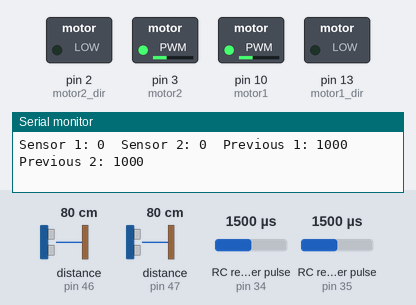
Bench run of a sketch on a simulated Arduino Mega 2560, built with avr-gcc and run on an emulated ATmega2560. On the bench: switched loads named in the sketch (green lamp = pin HIGH), the last lines printed to the serial monitor. Wiring (inferred from the names in the program): 2 × RC receiver channel: data pin 34 / data pin 35. Dashed ring = blinking. The inputs (shaded band) are chosen by the test bench; at power-on: distance to the obstacle (sensors on pin 46, pin 47) 80 cm, RC receiver pulse (sensors on pin 35, pin 34) 1500 µs. The echo pulse lasts 58.3 µs per cm.

Above: at 1.2 s.
1.3 s: distance to the obstacle (sensor on pin 46) set to 47 cm
2.8 s: distance to the obstacle (sensor on pin 46) set to 38 cm
At 3.6 s:
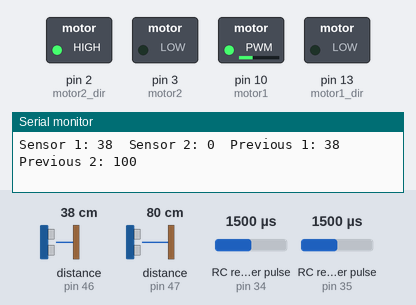
4.5 s: RC receiver pulse (sensor on pin 35) set to 1980 µs
At 4.64 s:
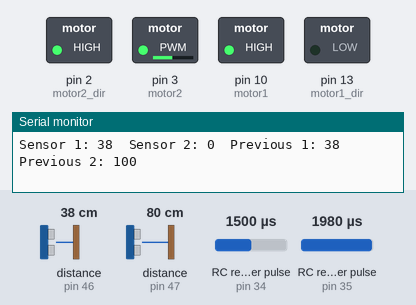
7.5 s: RC receiver pulse (sensor on pin 34) set to 1020 µs
At 8.4 s:
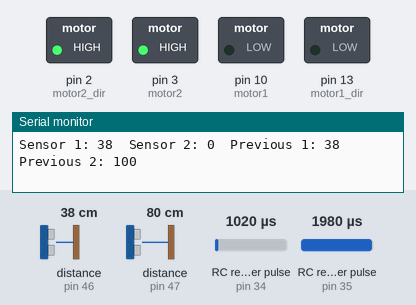
9.0 s: RC receiver pulse (sensor on pin 34) set to 1116 µs
10.5 s: RC receiver pulse (sensor on pin 34) set to 1138 µs
At 11.2 s:
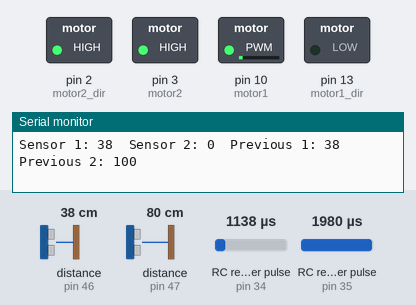
Timing chart, 0 to 13.0 s (numbered marks = the images above; inputs shaded):
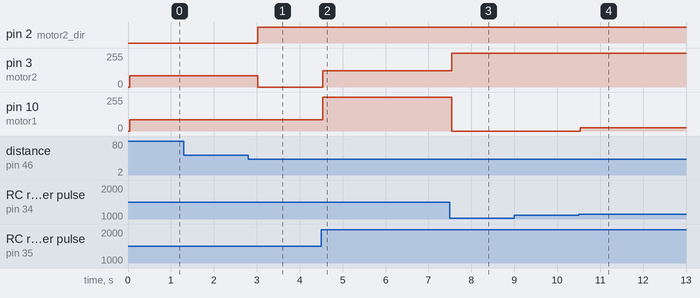

The sketch:

cooler_final.ino
```cpp
/* Author: Colin Hegarty
 * Date: 5/4/17
 * This program is used to control an RC cart designed to carry a load.
 * Ultrasonic sensors are used as a failsafe to avoid collision with an
 * obstacle or a person.
 */

#include <NewPing.h>

#define num_ultra 2      // Number of sensors.
#define max_distance 45 // Maximum distance (in cm) to ping.

//GLOBAL VARIABLES

// motor port numbers for the two motors
int motor1 = 10;
int motor1_dir = 13;
int motor2 = 3;
int motor2_dir = 2;

// input base values
int forward_low = 1984;
int forward_neutral = 1460;
int forward_high = 820;
int right_low = 1710;
int right_neutral = 1387;
int right_high = 1045;

// Number of total ultrasonic sensors used: 4
// pin numbers for each of the ultrasonic sensors
int ultrasonic_pins[2] = {46, 47};
int trigger_pin = 53;
// current data for each of the ultrasonic sensors
int ultrasonic_current[2] {1000, 1000};
int ultrasonic_previous[2] = {1000, 1000};
int ultrasonic_counter = 0;
bool ultrasonic_check = true;
int zeroes[2] = {0, 0};

// RC input pins
int RC1 = 35;
int RC2 = 34;
// RC input value for forward/backward
int RC_forward;
// RC input value for turning left/right
int RC_right;

bool reverse = true;

// put your setup code here, to run once:
void setup() {
  // Set motors to output and sensors/RC to input
  Serial.begin(9600);
  pinMode(motor1, OUTPUT);
  pinMode(motor1_dir, OUTPUT);
  pinMode(motor2, OUTPUT);
  pinMode(motor2_dir, OUTPUT);
  for (unsigned int i = 0; i < 2; ++i) {
    pinMode(ultrasonic_current[i], INPUT);
  }
  pinMode(RC1, INPUT);
  pinMode(RC2, INPUT);
}

// Function for reading ultrasonic sensor data up to a certain distance
NewPing sonar[num_ultra] = {   // Sensor object array.
  NewPing(trigger_pin, ultrasonic_pins[0], max_distance+30), // Each sensor's trigger pin, echo pin, and max distance to ping.
  NewPing(trigger_pin, ultrasonic_pins[1], max_distance+30)
};

// Read ultrasonic sensors values
bool read_ultrasonic() {
  // Loop through the sensors
  for (unsigned int i = 0; i < num_ultra; ++i) {
    // Check if current reading is out of range (returns 0)
    if (ultrasonic_current[i] != 0) {
      // Only update previous non-zero value
      ultrasonic_previous[i] = ultrasonic_current[i];
      zeroes[i] = 0;
    }
    else {
      zeroes[i]++;
    }
    // Reset previous value to be out of range if obstacle has been out of range long enough
    if (zeroes[i] >= 10) {
      ultrasonic_previous[i] = 100;
    }
    // Read sensor
    ultrasonic_current[i] = sonar[i].ping_cm();
  }
  // Output sensor data
  for (unsigned int i = 0; i < num_ultra; ++i) {
    Serial.print("Sensor ");
    Serial.print(i+1);
    Serial.print(": ");
    Serial.print(ultrasonic_current[i]);
    Serial.print("\t");
  }
  for (unsigned int i = 0; i < num_ultra; ++i) {
    Serial.print("Previous ");
    Serial.print(i+1);
    Serial.print(": ");
    Serial.print(ultrasonic_previous[i]);
    Serial.print("\t");
  }
  Serial.print("\n");

  // Determine whether obstacle is front of object or not
  for (unsigned int i = 0; i < num_ultra; ++i) {
    if ((ultrasonic_current[i] < max_distance && ultrasonic_current[i] != 0 && ultrasonic_current[i] != 5) || (ultrasonic_current[i] == 0 && ultrasonic_previous[i] < max_distance && ultrasonic_previous[i] != 5)) {
      return false;
    }
  }
  return true;
}

// Read RC values and send correct output to motors
void set_motors(bool stopper) {
  // Read RC inputs
  RC_forward = pulseIn(RC1, HIGH);
  RC_right = pulseIn(RC2, HIGH);

  // Print RC data
  /*Serial.print("forward: ");
  Serial.print(RC_forward);
  Serial.print("\t\tright: ");
  Serial.print(RC_right);
  Serial.print("\n");*/

  int forward, right;

  // Map raw RC values to useful motor values
  if (forward < forward_neutral) {
    forward = map(RC_forward, forward_neutral, forward_high, 0, 255);
  }
  else {
    forward = map(RC_forward, forward_low, forward_neutral, -255, 0);
  }
  if (right < right_neutral) {
    right = map(RC_right, right_neutral, right_high, 0, 255);
  }
  else {
    right = map(RC_right, right_low, right_neutral, -255, 0);
  }

  // Dead-zone in case an input is slightly off-center
  if (abs(forward) < 20) {
    forward = 0;
  }
  if (abs(right) < 20) {
    right = 0;
  }

  // Value sent to the motors
  int power1 = -forward-right;
  int power2 = -forward+right;

  // Stop each motor if it is supposed to move forward and there is an obstacle
  if (!stopper && power1 < 0) {
    power1 = 0;
  }
  if (!stopper && power2 < 0) {
    power2 = 0;
  }
  // Dead-zone
  if (abs(power1) < 15) {
    power1 = 0;
  }
  // Maximum of 255
  else if (abs(power1) > 255) {
    if (power1 > 0) {
      power1 = 255;
    }
    else {
      power1 = -255;
    }
  }
  // Same for motor 2 as motor 1
  if (abs(power2) < 15) {
    power2 = 0;
  }
  else if (abs(power2) > 255) {
    if (power2 > 0) {
      power2 = 255;
    }
    else {
      power2 = -255;
    }
  }

  // Set motors to 0 if RC input times out and gives 0
  if (RC_forward == 0 || RC_right == 0) {
    power1 = 0;
    power2 = 0;
  }

  // Whether the motors will be moving in forward or reverse
  if(power1 >= 0) {
    analogWrite(motor1, power1);
    digitalWrite(motor1_dir, LOW);
  }
  else {
    analogWrite(motor1, -power1);
    digitalWrite(motor1_dir, HIGH);
  }
  if(power2 >= 0) {
    analogWrite(motor2, power2);
    digitalWrite(motor2_dir, HIGH);
  }
  else {
    analogWrite(motor2, -power2);
    digitalWrite(motor2_dir, LOW);
  }
}

// put your main code here, to run repeatedly:
void loop() {
  // Check sensors every 5 loops
  if (ultrasonic_counter == 0) {
    ultrasonic_check = read_ultrasonic();
    ultrasonic_counter = 5;
  }
  else {
    ultrasonic_counter--;
  }
  // Set motor values based on sensor data
  set_motors(ultrasonic_check);
  delay(10);
}
```

Measured:
- the behaviour switches between 44 and 43 cm on distance to the obstacle (sensor on pin 46) (found by bisection; images 0 and 1)
- after the input at 2.8 s, pin 2 (motor2_dir): LOW → HIGH after 0.22 s; pin 3 (motor2): 85/255 → 0/255 after 0.22 s
- after the input at 4.5 s, pin 3 (motor2): alternates 122/255 for 0.20 s and 121/255 for 0.04 s, starting at once; pin 10 (motor1): 85/255 → 255/255 at once
- after the input at 7.5 s, pin 10 (motor1): 255/255 → 0/255 at once
- after the input at 10.5 s, pin 10 (motor1): 0/255 → 23/255 at once
